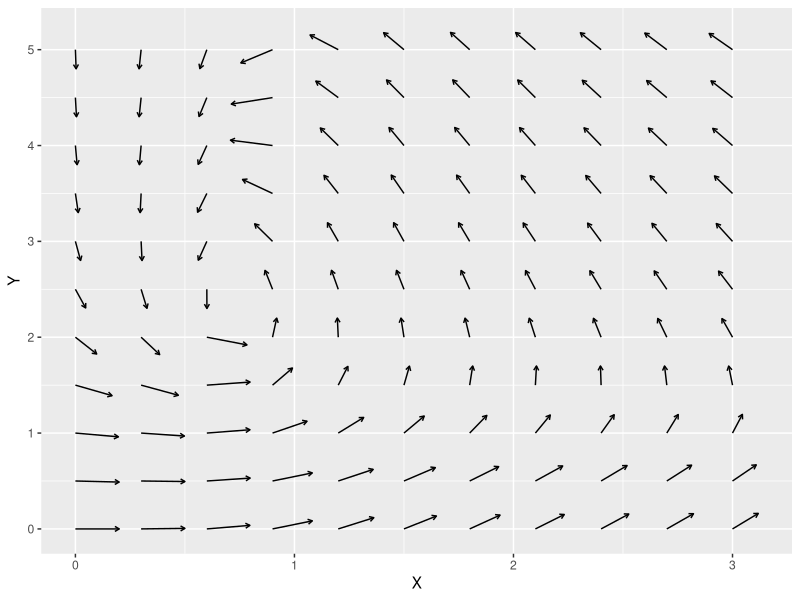
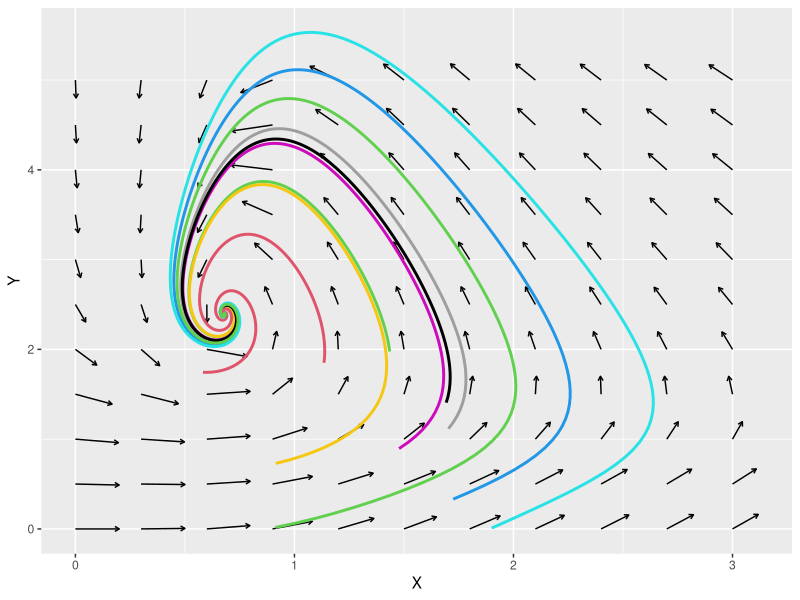
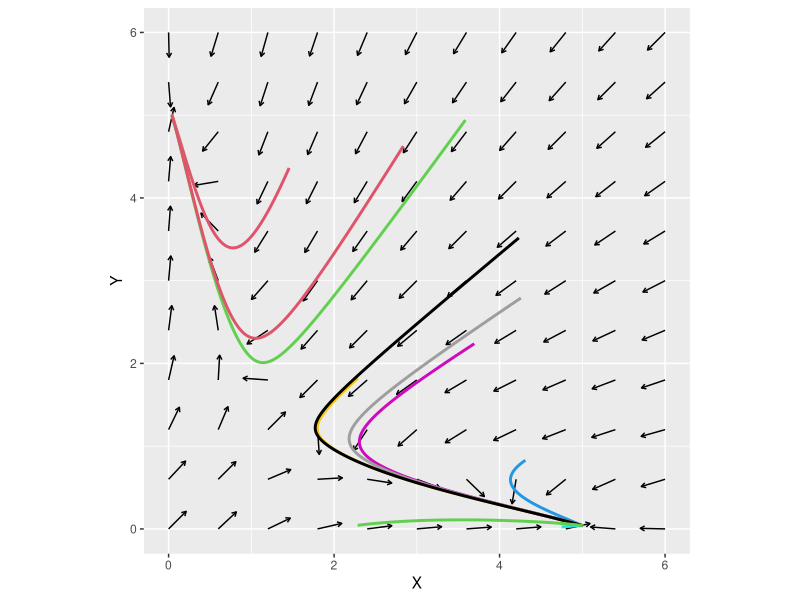
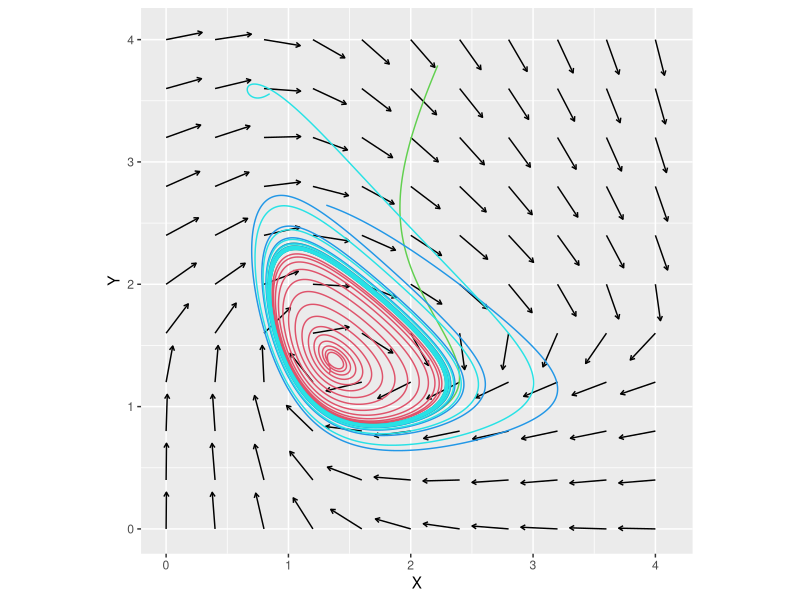
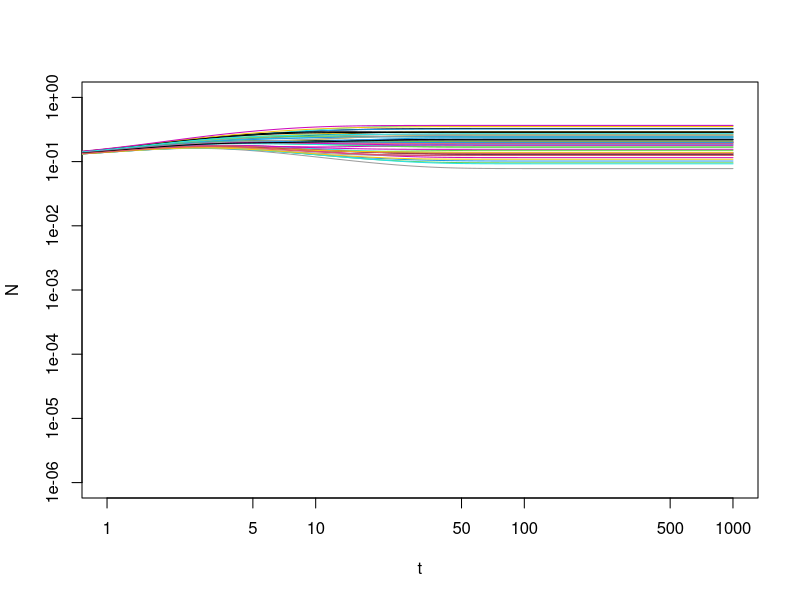
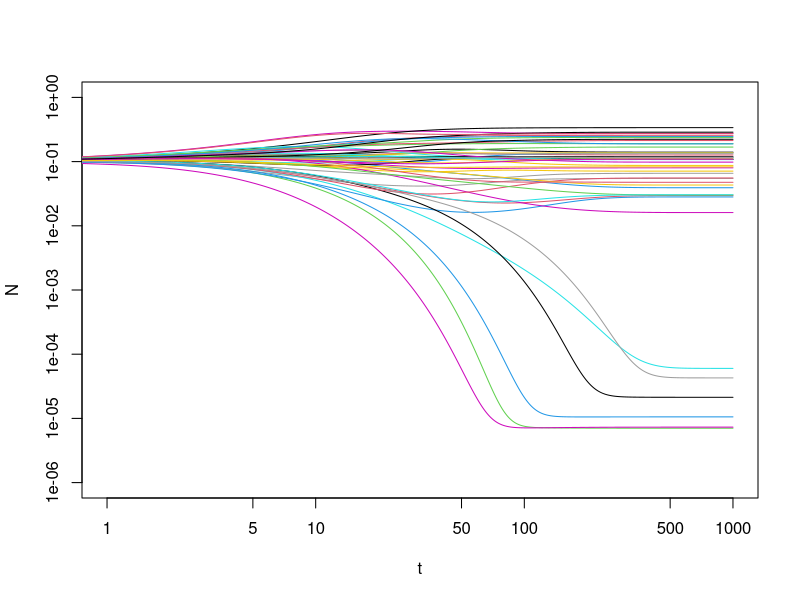
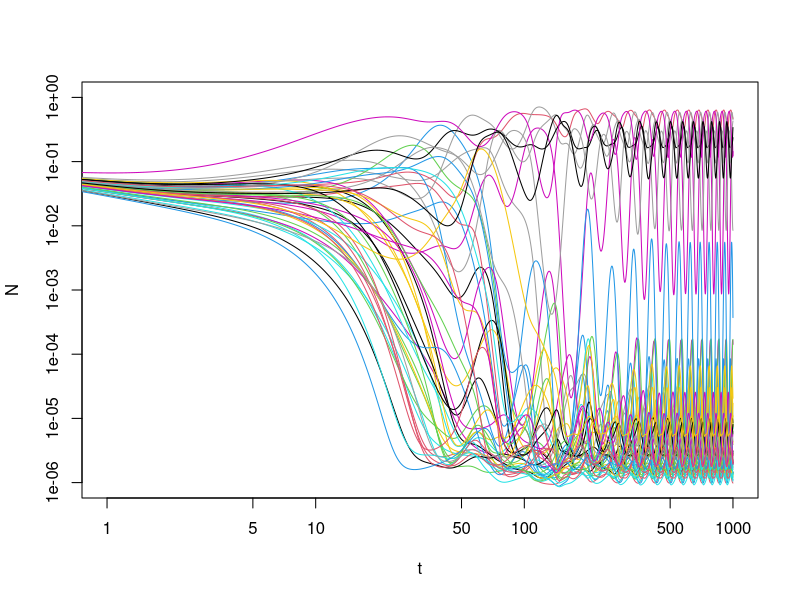

Source code (R) for these figures, in order:
## ---- chunk 1
# generic multi-variable RK4 (same as Part 3A)
RK4_generic <- function(derivs, X0, t.total, dt, ...) {
  t_all <- seq(0, t.total, by = dt); n_all <- length(t_all)
  X_all <- matrix(0, n_all, length(X0)); X_all[1, ] <- X0
  for (i in 1:(n_all - 1)) {
    t0 <- t_all[i]
    k1 <- dt * derivs(t0,          X_all[i, ],          ...)
    k2 <- dt * derivs(t0 + dt / 2, X_all[i, ] + k1 / 2, ...)
    k3 <- dt * derivs(t0 + dt / 2, X_all[i, ] + k2 / 2, ...)
    k4 <- dt * derivs(t0 + dt,     X_all[i, ] + k3,     ...)
    X_all[i + 1, ] <- X_all[i, ] + (k1 + 2 * k2 + 2 * k3 + k4) / 6
  }
  cbind(t_all, X_all)
}
## ---- chunk 2
#| fig-width: 5
#| fig-height: 5
#| out-width: "55%"
#| message: false
library(ggplot2)
derivs_neg <- function(t, Xs, g, h) {
  x <- Xs[1]; y <- Xs[2]
  c(g / (1 + y^3) - x, h * x^3 / (1 + x^3) - y)
}

g <- 10; h <- 10
grid <- expand.grid(X = seq(0, 3, 0.3), Y = seq(0, 5, 0.5))
vfu <- t(apply(grid, 1, function(Xs) {
  v <- derivs_neg(0, Xs, g, h); c(Xs, v / sqrt(sum(v^2)))
}))
vfu <- as.data.frame(vfu); colnames(vfu) <- c("X", "Y", "dX", "dY")
p1 <- ggplot(vfu, aes(X, Y)) +
  geom_segment(aes(xend = X + 0.2 * dX, yend = Y + 0.2 * dY),
               arrow = arrow(length = unit(0.05, "in")))
p1
## ---- chunk 3
#| fig-width: 5
#| fig-height: 5
#| out-width: "55%"
set.seed(77)
X_init_all <- matrix(runif(20, 0, 2), ncol = 2)   # 10 random initial conditions
for (i in seq_len(nrow(X_init_all))) {
  r <- as.data.frame(RK4_generic(derivs_neg, X_init_all[i, ], 100, 0.01, g = g, h = h))
  colnames(r) <- c("t", "X", "Y")
  p1 <- p1 + geom_path(data = r, aes(X, Y), colour = i + 1, linewidth = 1)
}
p1
## ---- chunk 4
#| message: false
plot_phase_plane <- function(func, xrange, yrange, ngrids = 11, vscale = 1,
                             rseed = 77, nsim = 5, xrange_init, yrange_init,
                             dt = 0.01, t.total = 100, linewidth = 1, ...) {
  X_all <- seq(xrange[1], xrange[2], length.out = ngrids)
  Y_all <- seq(yrange[1], yrange[2], length.out = ngrids)
  vfu <- t(apply(expand.grid(X = X_all, Y = Y_all), 1, function(Xs) {
    v <- func(0, Xs, ...); c(Xs, v / sqrt(sum(v^2)))
  }))
  vfu <- as.data.frame(vfu); colnames(vfu) <- c("X", "Y", "dX", "dY")
  p <- ggplot(vfu, aes(X, Y)) +
    geom_segment(aes(xend = X + vscale * dX, yend = Y + vscale * dY),
                 arrow = arrow(length = unit(0.05, "in"))) +
    coord_fixed(xlim = xrange, ylim = yrange)

  set.seed(rseed)
  X_init_all <- cbind(runif(nsim, xrange_init[1], xrange_init[2]),
                      runif(nsim, yrange_init[1], yrange_init[2]))
  for (i in seq_len(nsim)) {
    r <- as.data.frame(RK4_generic(func, X_init_all[i, ], t.total, dt, ...))
    colnames(r) <- c("t", "X", "Y")
    p <- p + geom_path(data = r, aes(X, Y), colour = i + 1, linewidth = linewidth)
  }
  p
}
## ---- chunk 5
#| fig-width: 5
#| fig-height: 5
#| out-width: "55%"
#| message: false
derivs_ts <- function(t, Xs, g, h) {
  x <- Xs[1]; y <- Xs[2]
  c(g / (1 + y^3) - x, h / (1 + x^3) - y)
}
plot_phase_plane(derivs_ts, xrange = c(0, 6), yrange = c(0, 6), ngrids = 11,
                 vscale = 0.3, nsim = 10, xrange_init = c(0, 5), yrange_init = c(0, 5),
                 g = 5, h = 5)
## ---- chunk 6
#| fig-width: 5
#| fig-height: 5
#| out-width: "55%"
#| message: false
# full 3-variable repressilator
derivs_rep <- function(t, Xs, g) {
  x <- Xs[1]; y <- Xs[2]; z <- Xs[3]
  c(g[1] / (1 + z^3) - x, g[2] / (1 + x^3) - y, g[3] / (1 + y^3) - z)
}
# projection to (X, Y) with Z at quasi-steady state (dZ/dt = 0)
derivs_rep_xy <- function(t, Xs, g) {
  x <- Xs[1]; y <- Xs[2]; z <- g[3] / (1 + y^3)
  c(g[1] / (1 + z^3) - x, g[2] / (1 + x^3) - y)
}

g <- c(5, 5, 5)
grid <- expand.grid(X = seq(0, 4, 0.4), Y = seq(0, 4, 0.4))
vfu <- t(apply(grid, 1, function(Xs) {
  v <- derivs_rep_xy(0, Xs, g); c(Xs, v / sqrt(sum(v^2)))
}))
vfu <- as.data.frame(vfu); colnames(vfu) <- c("X", "Y", "dX", "dY")
p1 <- ggplot(vfu, aes(X, Y)) +
  geom_segment(aes(xend = X + 0.3 * dX, yend = Y + 0.3 * dY),
               arrow = arrow(length = unit(0.05, "in"))) +
  coord_fixed()

set.seed(71)
X_init_all <- matrix(runif(12, 0, 4), ncol = 3)   # 4 random 3D initial conditions
for (i in seq_len(nrow(X_init_all))) {
  r <- as.data.frame(RK4_generic(derivs_rep, X_init_all[i, ], 50, 0.01, g = g))
  colnames(r) <- c("t", "X", "Y", "Z")
  p1 <- p1 + geom_path(data = r, aes(X, Y), colour = i + 1, linewidth = 0.5)
}
p1
## ---- chunk 7
#| warning: false
derivs_many <- function(t, Xs, A, D) Xs - Xs * (A %*% Xs) + D

sim <- function(S, a, D, t.total = 1000) {
  A <- matrix(runif(S * S, 0, 2 * a), nrow = S); diag(A) <- 1
  X0 <- rep(0.1, S)
  results <- RK4_generic(derivs_many, X0, t.total, 0.01, A = A, D = D)
  plot(NULL, xlab = "t", ylab = "N", xlim = c(1, t.total), ylim = c(1e-6, 1), log = "xy")
  for (i in seq_len(S)) lines(results[, 1], results[, i + 1], col = i)
}

set.seed(3)
S <- 50; D <- 1e-6
sim(S, a = 0.08, D)   # weak interaction: stable coexistence
## ---- chunk 8
#| warning: false
sim(S, a = 0.16, D)   # intermediate interaction
## ---- chunk 9
#| warning: false
sim(S, a = 0.64, D)   # strong interaction: persistent fluctuations
